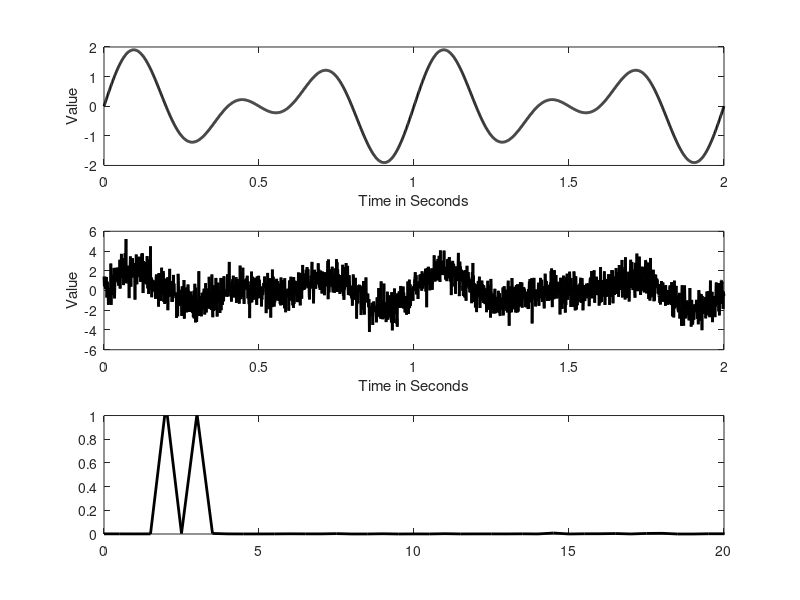

Write the MATLAB code that produced this figure. (Note: this script raises an error after producing the figure.)
% FFT example
fs  = 1000;
dur = 2;
t   = 0:1/fs:dur;
freq1 = 2;
freq2 = 3;
signal = sin(2 * pi * freq1 * t) + sin(2 * pi * freq2 * t);
noisySignal = signal + randn(1, length(t));

figure
subplot(3,1,1)
plot(t,signal,'color','k','linewidth',2)
xlabel('Time in Seconds');
ylabel('Value');
subplot(3,1,2)
plot(t,noisySignal,'color','k','linewidth',2)
xlabel('Time in Seconds');
ylabel('Value');

nyquist = fs/2;
fSpaceSignal = fft(noisySignal)/(length(t)/2);
fBase = linspace(0,nyquist,floor(length(noisySignal)/2)+1);
powerPlot = subplot(3,1,3);
halfTheSignal = fSpaceSignal(1:length(fBase));
complexConjugate = conj(halfTheSignal);
pow = halfTheSignal.*complexConjugate;
h = plot(fBase,pow, 'color','k','linewidth',2);
xlim([0 20]); ylim([0 1]);
powerPlot.XTick = 0:20;
xlabel('Frequency in Hz'); ylabel('Power');
saveas(gcf, 'figs/A8_fft.png')
